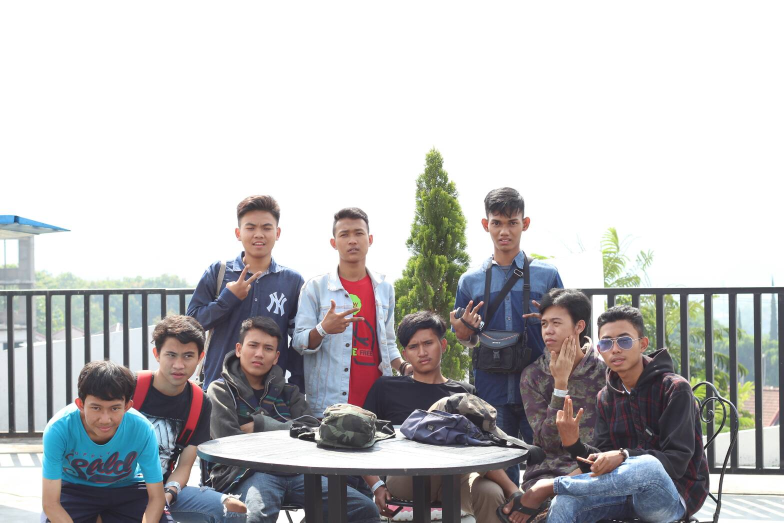
#> input picture gambar.jpg, 1567 x 1045 px (shown at 1/2 size)
$ python deteksiGambar.py
#> lines starting #> are read from the running program, lines starting #| are printed output that depends on the picture; after the words box and inside, x2 and y2 are one past the last pixel; in counts of white or black regions, pixels touching at a corner belong together
import cv2

wajah = cv2.CascadeClassifier('haarcascade_frontalface_default.xml')
img=cv2.imread('gambar.jpg')
#> img is the input picture: shape (1045, 1567, 3); mean B, G, R 189.5, 188.4, 188.9
gray=cv2.cvtColor(img,cv2.COLOR_BGR2GRAY)
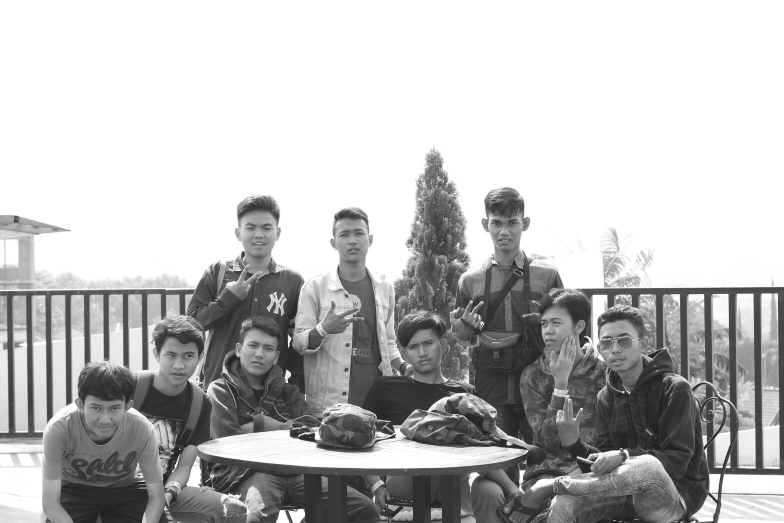
#> gray: shape (1045, 1567) (shown at 1/2 size); min 3, max 255, mean 188.7

deteksi=wajah.detectMultiScale(gray,1.1,5)
#> deteksi = [[969, 419, 80, 80], [1064, 616, 79, 79], [808, 662, 75, 75], [473, 423, 86, 86], [665, 437, 79, 79], [473, 659, 88, 88], [1184, 646, 100, 100], [311, 676, 95, 95], [162, 783, 94, 94]]
font=cv2.FONT_HERSHEY_SIMPLEX
jumlah=0

for(x,y,w,h) in deteksi:
    jumlah=jumlah+1
    cv2.putText(img,"wajah",(x,y-15),font,0.75,(0,0,255),2,cv2.LINE_AA)
    cv2.rectangle(img,(x,y),(x+w,y+h),(255,0,0),2)
    rGray=gray[y:y+h,x:x+w]
    color=img[y:y+h,x:x+w]
#> this loop made 9 passes
#> pass 1, `rGray=gray[y:y+h,x:x+w]`:
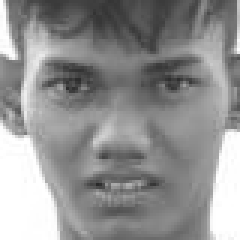
#> rGray: shape (80, 80) (shown 3 times larger); min 41, max 255, mean 145.4
#> pass 1, `color=img[y:y+h,x:x+w]`:
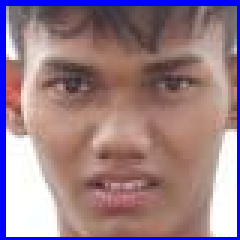
#> color: shape (80, 80, 3) (shown 3 times larger); mean B, G, R 137.3, 126.2, 153.9
#> pass 2, `rGray=gray[y:y+h,x:x+w]`:
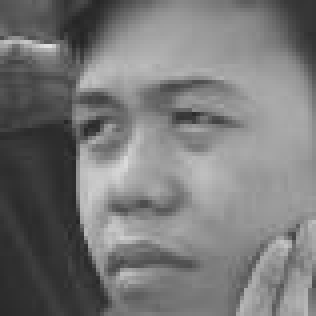
#> rGray: shape (79, 79) (shown 4 times larger); min 37, max 223, mean 119.9
#> pass 2, `color=img[y:y+h,x:x+w]`:
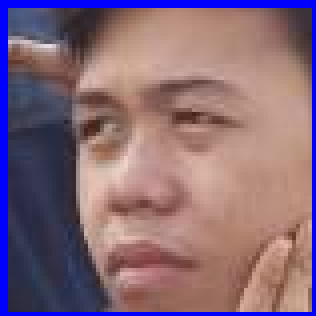
#> color: shape (79, 79, 3) (shown 4 times larger); mean B, G, R 120.2, 105.3, 133.4
#> after the loop:
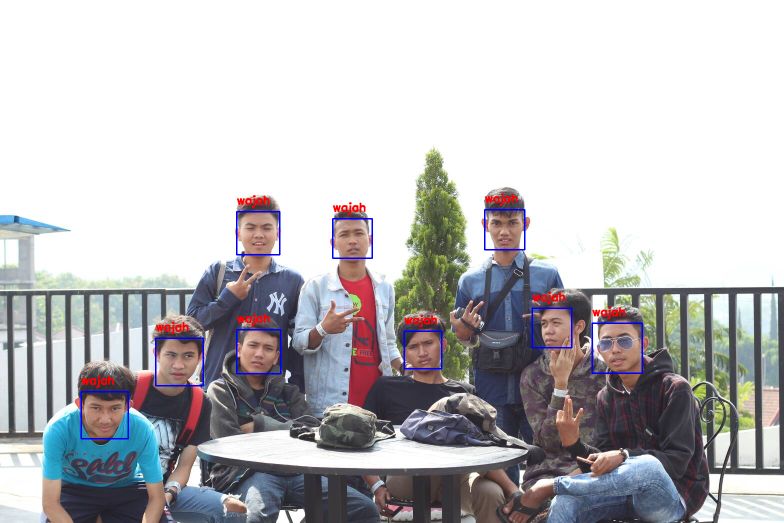
#> img: shape (1045, 1567, 3) (shown at 1/2 size); 1.06% of pixels changed, all inside (x1, y1, x2, y2) = (161, 386, 1286, 879)
#> after the loop, jumlah = 9

width = 720
height = 480
size = (width,height)

newSize = cv2.resize(img,size)

cv2.putText(newSize,"jumlah wajah : "+str(jumlah)+" buah",(10,30),font,1,(0,0,0))
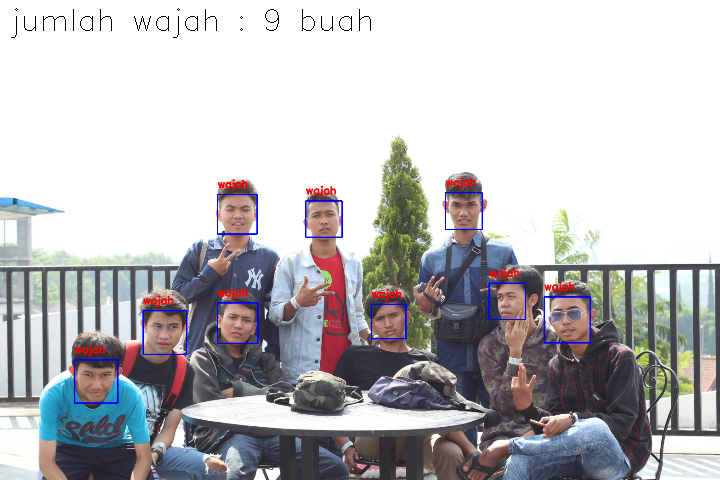
#> newSize: shape (480, 720, 3); mean B, G, R 189.3, 186.7, 188
cv2.imshow('img',newSize)
cv2.waitKey(0)
cv2.destroyAllWindows()
